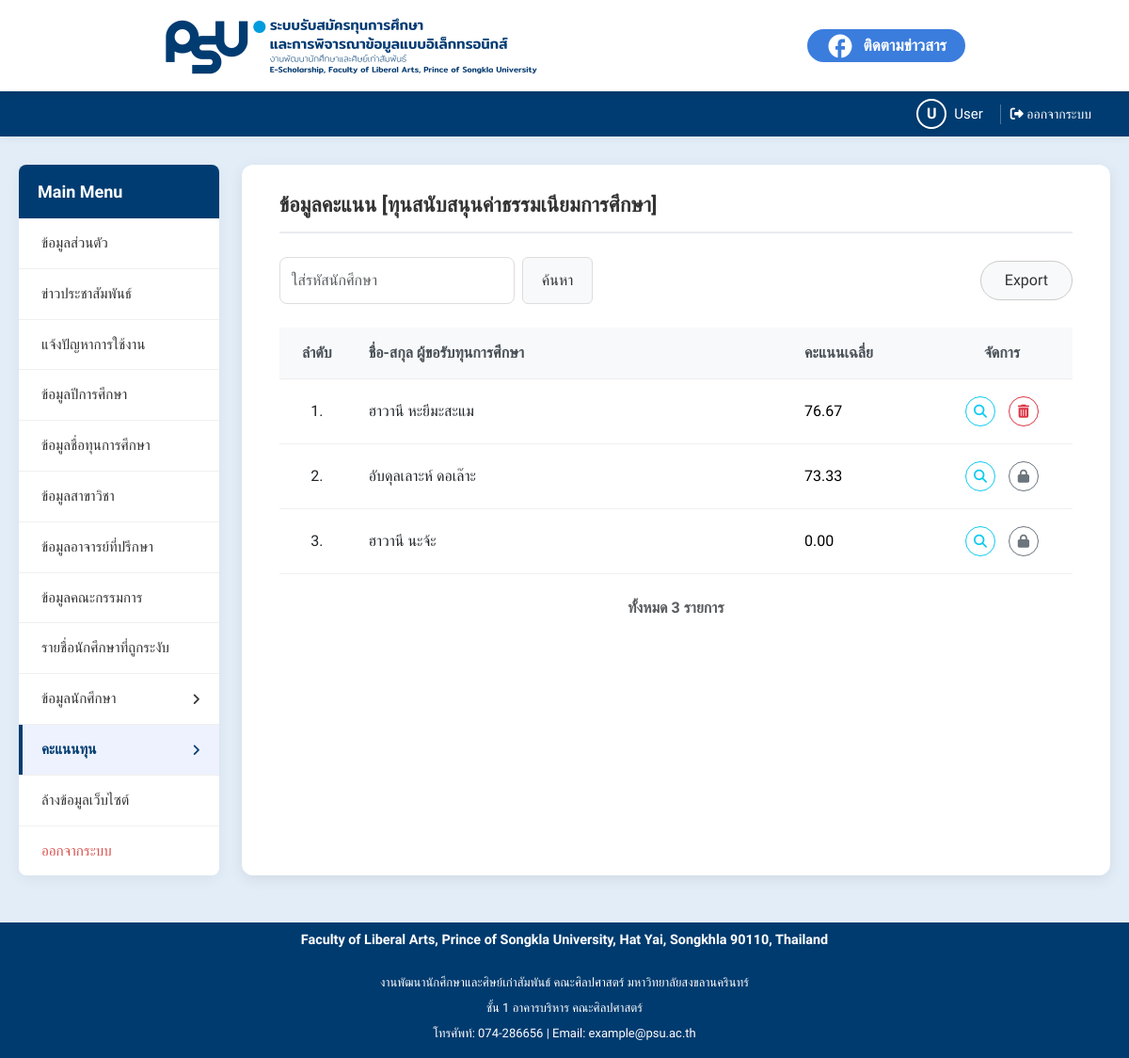
Page /admin/scores/scholarship_scores.php?type=1 on the committed database.
### tables this page shows
CREATE TABLE `tb_year` (
  `y_id` int(2) NOT NULL,
  `y_year` varchar(6) NOT NULL,
  `y_url` varchar(255) NOT NULL,
  `st_name_1` varchar(250) NOT NULL,
  `st_1` int(2) NOT NULL,
  `date_start_1` date DEFAULT NULL,
  `date_end_1` date DEFAULT NULL,
  `st_name_2` varchar(250) NOT NULL,
  `st_2` int(2) NOT NULL,
  `date_start_2` date DEFAULT NULL,
  `date_end_2` date DEFAULT NULL,
  `st_name_3` varchar(250) NOT NULL,
  `st_3` int(2) NOT NULL,
  `date_start_3` date DEFAULT NULL,
  `date_end_3` date DEFAULT NULL
);

CREATE TABLE `tb_student` (
  `st_id` int(10) NOT NULL,
  `st_sex` int(2) NOT NULL,
  `st_firstname` varchar(200) NOT NULL,
  `st_lastname` varchar(200) NOT NULL,
  `st_score` varchar(100) NOT NULL,
  `st_code` char(100) NOT NULL,
  `st_program` int(10) NOT NULL,
  `st_email` varchar(100) NOT NULL,
  `st_image` varchar(200) NOT NULL,
  `st_pass` varchar(100) NOT NULL,
  `st_birthday` date NOT NULL,
  `st_age` int(2) NOT NULL,
  `st_address1` text NOT NULL,
  `st_address2` text NOT NULL,
  `st_tel1` char(100) NOT NULL,
  `st_tel2` char(100) NOT NULL,
  `st_family_status` varchar(250) NOT NULL,
  `st_borrow_money` varchar(255) NOT NULL,
  `st_received` varchar(255) NOT NULL,
  `st_job` varchar(255) NOT NULL,
  `st_current_job` varchar(255) NOT NULL,
  `st_peripeteia` varchar(200) NOT NULL,
  `st_solutions` varchar(255) NOT NULL,
  `st_history_bursary` varchar(255) NOT NULL,
  `st_note` text NOT NULL,
  `st_doc` varchar(100) NOT NULL,
  `st_doc1` char(100) NOT NULL,
  `st_doc2` char(100) NOT NULL,
  `id_teacher` int(10) NOT NULL,
  `st_date_regis` datetime NOT NULL,
  `st_date_send` datetime NOT NULL,
  `st_activate` int(2) NOT NULL,
  `st_confirm` int(2) NOT NULL,
  `md5_code` varchar(255) NOT NULL,
  `sum_score` int(10) NOT NULL,
  `st_average` float(7,2) NOT NULL,
  `st_type` int(2) NOT NULL,
  `st_father` text DEFAULT NULL,
  `st_mother` text DEFAULT NULL,
  `st_guardian` text DEFAULT NULL,
  `st_siblings` text DEFAULT NULL,
  `st_history_detail` text DEFAULT NULL
);

### admin/scores/scholarship_scores.php (the view, shortened to what this page needs)
<?php
include '../../include/config.php';
$page_title = "ข้อมูลคะแนน";
$scholarship_title = "กรุณาเลือกประเภททุน";
$scholarship_id = isset($_GET['type']) ? (int)$_GET['type'] : 0;
if ($scholarship_id >= 1 && $scholarship_id <= 3) {
    $column_name = "st_name_" . $scholarship_id;
    $sql_title = "SELECT `$column_name` FROM tb_year WHERE y_id = 1";
    $result_title = mysqli_query($connect1, $sql_title);
    if ($result_title && mysqli_num_rows($result_title) > 0) {
        $data_title = mysqli_fetch_row($result_title);
        $scholarship_title = !empty($data_title[0]) ? $data_title[0] : "ทุนประเภทที่ {$scholarship_id}";
    }
}
$scores = [];
if ($scholarship_id > 0) {
    $sql_scores = "SELECT st_id, st_firstname, st_lastname, sum_score, st_average, st_confirm
                    FROM tb_student
                    WHERE st_type = '$scholarship_id' AND sum_score >= 0
                    ORDER BY st_average DESC";
    $result_scores = mysqli_query($connect1, $sql_scores);
    if ($result_scores) {
        while ($row = mysqli_fetch_assoc($result_scores)) {
            $scores[] = $row;
        }
    }
}
?>
<!DOCTYPE html>
<html lang="th">
<head>
    <link href="https://cdn.jsdelivr.net/npm/bootstrap@5.3.2/dist/css/bootstrap.min.css" rel="stylesheet">
    <link rel="stylesheet" href="../../assets/css/global2.css">
    <link rel="stylesheet" href="../../assets/css/layout.css">
    <link rel="stylesheet" href="../../assets/css/navigation.css">
    <link rel="stylesheet" href="../../assets/css/ui-elements.css">
    <link rel="stylesheet" href="../../assets/css/forms.css">
    <link rel="stylesheet" href="../../assets/css/tables.css">
    <link rel="stylesheet" href="../../assets/css/pages.css">
    <link rel="stylesheet" href="https://cdnjs.cloudflare.com/ajax/libs/font-awesome/6.5.1/css/all.min.css">
</head>
<body>
    <div class="sticky-header-wrapper">
        <?php include('../../include/navbar.php'); ?>
        <?php include('../../include/status_bar.php'); ?>
    </div>
    <div class="container-fluid dashboard-container">
        <div class="row g-4">
            <div class="col-12 col-sidebar-20">
                <?php include '../../include/sidebar.php'; ?>
            </div>
            <div class="col-12 col-main-80">
                <main class="main-content">
                    <h1 class="content-header fw-bold">
                        <?php echo htmlspecialchars($page_title . ' [' . $scholarship_title . ']'); ?>
                    </h1>
                    <div class="action-bar-wrapper">
                        <form action="../students/student_data.php" method="get" class="d-flex gap-2">
                            <input type="text" name="search_id" class="form-control" style="width: 250px;" placeholder="ใส่รหัสนักศึกษา" value="<?php echo isset($_GET['search_id']) ? htmlspecialchars($_GET['search_id']) : ''; ?>">
                            <button type="submit" class="btn-search-custom">ค้นหา</button>
                        </form>
                        <a href="../scores/download_scores.php?type=<?php echo $scholarship_id; ?>" class="btn-export-pill">Export</a>
                    </div>
                    <div class="table-responsive">
                        <table class="data-table">
                            <thead>
                                <tr>
                                    <th class="text-center" style="width: 80px;">ลำดับ</th>
                                    <th>ชื่อ-สกุล ผู้ขอรับทุนการศึกษา</th>
                                    <th style="width: 150px;">คะแนนเฉลี่ย</th>
                                    <th class="text-center" style="width: 150px;">จัดการ</th>
                                </tr>
                            </thead>
                            <tbody>
                                <?php if (empty($scores)): ?>
                                    <tr>
                                        <td colspan="4" class="text-center py-5 text-muted fw-medium">
                                            <?php
                                            if ($scholarship_id == 0) {
                                                echo 'กรุณาเลือกประเภททุนจากเมนูด้านข้าง';
                                            } else {
                                                echo 'ไม่พบข้อมูลคะแนนในระบบ';
                                            }
                                            ?>
                                        </td>
                                    </tr>
                                <?php else: ?>
                                    <?php foreach ($scores as $index => $score): ?>
                                        <tr id="score-row-<?php echo $score['st_id']; ?>">
                                            <td class="text-center fw-medium"><?php echo $index + 1; ?>.</td>
                                            <td class="fw-medium"><?php echo htmlspecialchars($score['st_firstname'] . ' ' . $score['st_lastname']); ?></td>
                                            <td class="fw-normal text-black"><?php echo htmlspecialchars(number_format($score['st_average'], 2)); ?></td>
                                            <td class="text-center">
                                                <div class="d-flex justify-content-center gap-2">
                                                    <a href="view_score_details.php?id=<?php echo $score['st_id']; ?>&type=<?php echo $scholarship_id; ?>" class="btn-outline-circle btn-outline-view" title="ดูรายละเอียดคะแนน">
                                                        <i class="fas fa-search" style="font-size: 14px;"></i>
                                                    </a>
                                                    <?php if ($score['st_confirm'] == 1): ?>
                                                        <span class="btn-outline-circle btn-outline-lock" title="อนุมัติแล้ว ไม่สามารถลบได้">
                                                            <i class="fas fa-lock" style="font-size: 14px;"></i>
                                                        </span>
                                                    <?php else: ?>
                                                        <a href="../scores/delete_score.php?id=<?php echo $score['st_id']; ?>&type=<?php echo $scholarship_id; ?>" class="btn-outline-circle btn-outline-delete btn-delete" title="ลบข้อมูลคะแนน">
                                                            <i class="fas fa-trash-alt" style="font-size: 14px;"></i>
                                                        </a>
                                                    <?php endif; ?>
                                                </div>
                                            </td>
                                        </tr>
                                    <?php endforeach; ?>
                                <?php endif; ?>
                            </tbody>
                            <tfoot>
                                <tr>
                                    <td colspan="4" class="pt-4 text-center text-muted fw-bold">ทั้งหมด <?php echo count($scores); ?> รายการ</td>
                                </tr>
                            </tfoot>
                        </table>
                    </div>
                </main>
            </div>
        </div>
    </div>
    <?php include '../../include/footer.php'; ?>
</body>
</html>

### assets/css/global2.css (style rules this page uses)
:root { --primary-blue: #3b7ddd; --dark-blue: #123985; --bg-light: #e3edf7; --disabled-gray: #e9ecef; --footer-dark-blue: #003b6f; --facebook-blue: #1877F2; --facebook-blue-hover: #166FE5; }
body, html { margin: 0; padding: 0; font-family: 'Prompt', sans-serif; background-color: var(--bg-light); }

### assets/css/layout.css (style rules this page uses)
.dashboard-container { max-width: 1400px; margin: 30px auto; padding: 0 20px; }
.main-content { background-color: #ffffff; padding: 30px 40px; box-shadow: 0 4px 15px rgba(0, 0, 0, 0.08); border-radius: 12px; height: 100%; min-height: 500px; }
.sticky-header-wrapper { position: sticky; top: 0; z-index: 1100; width: 100%; background-color: #fff; box-shadow: 0 2px 10px rgba(0,0,0,0.05); }
@media (min-width: 992px) { .col-sidebar-20 { flex: 0 0 20% !important; width: 20% !important; } }
@media (min-width: 992px) { .col-main-80 { flex: 0 0 80% !important; width: 80% !important; } }
.content-header { display: flex; justify-content: space-between; align-items: center; font-size: 22px; font-weight: 700; color: #333; padding-bottom: 15px; margin-bottom: 25px; border-bottom: 2px solid #e9ecef; }
.col-sidebar-20 { flex: 0 0 20%; width: 20%; }
.col-main-80 { flex: 0 0 80%; width: 80%; }

### assets/css/ui-elements.css (style rules this page uses)
.btn-export-pill { display: inline-block; padding: 8px 25px; background-color: #f8f9fa; border: 1px solid #ccc; border-radius: 25px; color: #333; font-weight: 500; text-decoration: none; transition: all 0.3s; }
.btn-outline-circle { display: inline-flex; align-items: center; justify-content: center; width: 32px; height: 32px; border-radius: 50%; text-decoration: none; margin: 0 3px; transition: all 0.2s; background: #ffffff; }
.btn-outline-delete { border: 1.5px solid #dc3545; color: #dc3545; }
.btn-outline-view { border: 1.5px solid #0dcaf0; color: #0dcaf0; }
.btn-outline-lock { border: 1.5px solid #6c757d; color: #6c757d; cursor: not-allowed !important; background-color: transparent; }

### assets/css/forms.css (style rules this page uses)
.form-control { padding: 12px; border-radius: 8px; border: 1px solid #ddd; font-family: 'Prompt', sans-serif; }

### assets/css/tables.css (style rules this page uses)
.action-bar-wrapper { display: flex; justify-content: space-between; align-items: center; gap: 15px; margin-bottom: 25px; }
.btn-search-custom { padding: 8px 20px; background-color: #f8f9fa; border: 1px solid #ddd; border-radius: 6px; color: #333; font-weight: 500; transition: all 0.3s; }
.data-table { width: 100%; border-collapse: collapse; }
.data-table thead th { background-color: #f8f9fa; padding: 15px; font-weight: 600; color: #495057; border-bottom: 1px solid #eee; }
.data-table td { padding: 18px 15px; border-bottom: 1px solid #f0f0f0; vertical-align: middle; }
.data-table tfoot td { font-weight: bold; padding-top: 15px; border-bottom: none; }

### include/sidebar.php (style rules this page uses)
:root { --primary-blue: #003c71; --light-blue: #eef2ff; --border-color: #f0f0f0; }

### rows in the picture
tb_year: st_name_1 "ข้อมูลคะแนน [ทุนสนับสนุนค่าธรรมเนียมการศึกษา]"
tb_student: st_firstname+st_lastname "ฮาวานี หะยีมะสะแม", st_average "76.67"
tb_student: st_firstname+st_lastname "อับดุลเลาะห์ ดอเล๊าะ", st_average "73.33", st_confirm 1 (drawn)
tb_student: st_firstname+st_lastname "ฮาวานี นะจ้ะ", st_average "0.00", st_confirm 1 (drawn)

### other values in the picture
$first_char "U"
$display_name "User"
count($scores) "3"
